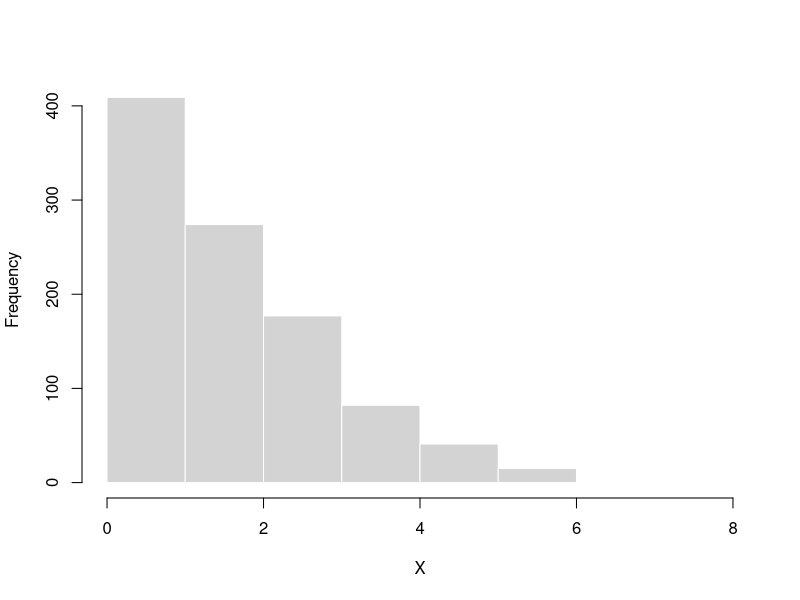
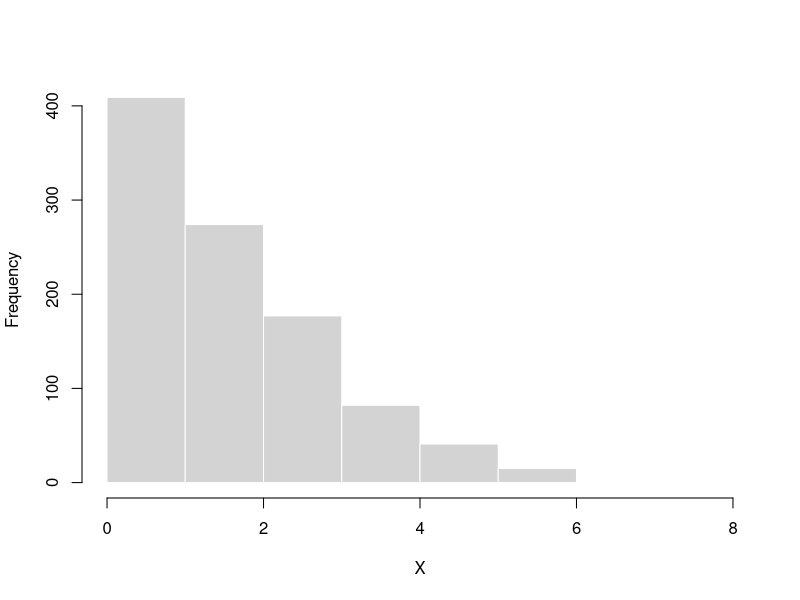
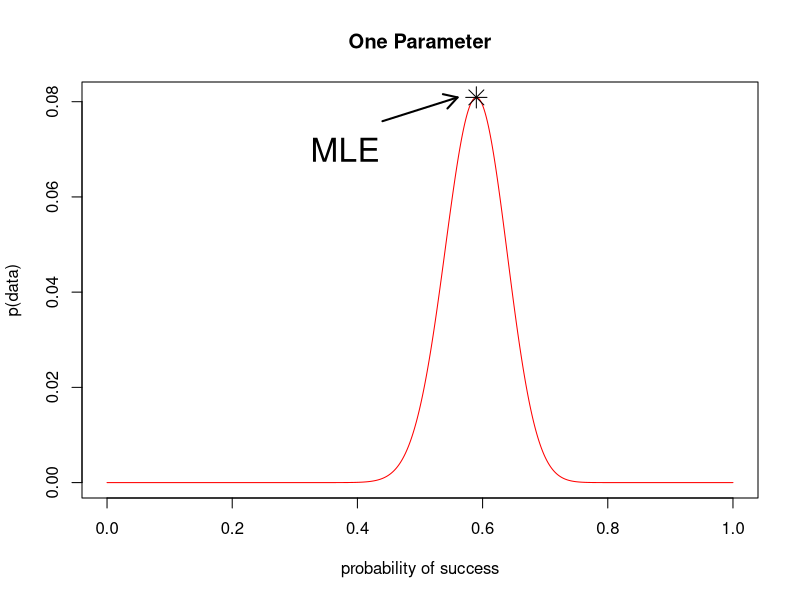
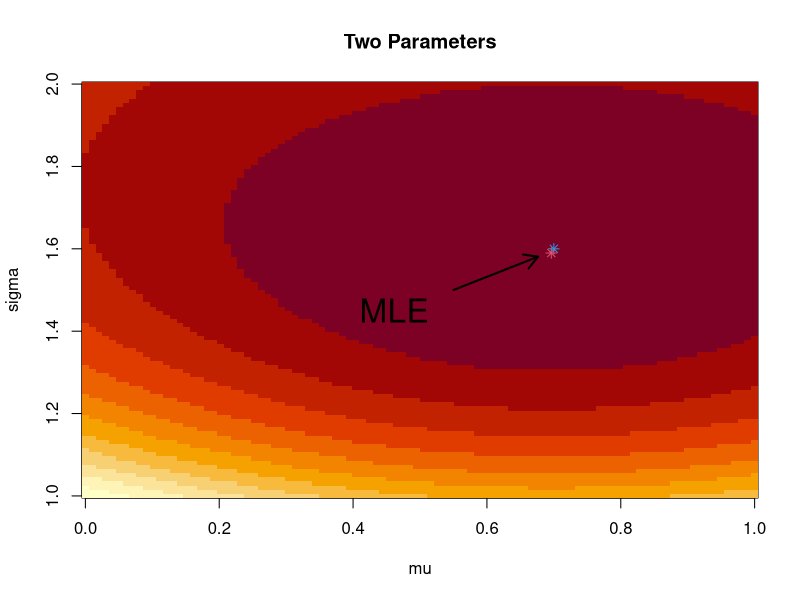

Recreate these plots in R, in order. (Note: this script raises an error after producing the figures.)
## ---- chunk 1
	set.seed(123)
	options(digits=5)
## ---- chunk 2
myprobs = rpois(n=1000, lambda=2)
hist(myprobs, breaks=10, border="white", xlab = "X", main="")
## ---- chunk 3

hist(myprobs, breaks=10, border="white", xlab = "X", main="")
## ---- chunk 4
l.binom <- function(p,n.heads){
	binom.prob <- dbinom(x=n.heads,size=100,prob=p)
	return(binom.prob)
}
p <- seq(0,1,length.out=1e3)
n.heads <- rbinom(1,100,0.6)
mle <- optimize(f = l.binom,n.heads=n.heads,lower=0,upper=1,maximum=TRUE)
plot(p,dbinom(x=n.heads,size=100,p=p),
	xlab="probability of success",ylab="p(data)",type='n',
	"main"="One Parameter")
	lines(p,dbinom(x=n.heads,size=100,p=p),col="red")
	points(mle$maximum,mle$objective,pch=8,cex=2)
	arrows(x0 = mle$maximum - 0.15,
		   x1 = mle$maximum - 0.03,
		   y0=mle$objective-0.005,
		   y1=mle$objective,length=0.15,lwd=2)
	text(x=mle$maximum - 0.21,y=mle$objective-0.011,labels="MLE",cex=2)
## ---- chunk 5
data <- rnorm(5e3,mean=0.7,sd=1.6)
grid.steps <- 100
mu.seq <- seq(0,1,length.out=grid.steps)
sd.seq <- seq(1,2,length.out=grid.steps)
lnL <- matrix(NA,nrow=grid.steps,ncol=grid.steps)
	for(i in 1:grid.steps){
		for(j in 1:grid.steps){
			lnL[i,j] <- sum(dnorm(data,
								  mean=mu.seq[i],
								  sd=sd.seq[j],log=TRUE))
		}
	}
l.norm <- function(pars,x){
	norm.prob <- -sum(dnorm(x=x,mean=pars[1],sd=pars[2],log=TRUE))
	return(norm.prob)
}
mle.pars <- optim(par=list("mu"=1,"sigma"=1),fn=l.norm,x=data)$par
image(z=lnL,x=mu.seq,y=sd.seq,xlab="mu",ylab="sigma","main"="Two Parameters")
	points(0.7,1.6,pch=8,col=4)
	points(mle.pars[1],mle.pars[2],pch=8,col=2)
arrows(x0 = 0.55,
	   x1 = mle.pars[1] - 0.02,
	   y0 = 1.5,
	   y1 = mle.pars[2] - 0.009,
	   length=0.15,lwd=2)
text(x=0.461,y=1.45,labels="MLE",cex=2)
	
## ---- chunk 6
	knitr::include_graphics("figs/markov_chain.001.jpeg")
## ---- chunk 7
	knitr::include_graphics("figs/markov_chain.002.jpeg")
## ---- chunk 8
	knitr::include_graphics("figs/markov_chain.003.jpeg")
## ---- chunk 9
	knitr::include_graphics("figs/markov_chain.004.jpeg")
## ---- chunk 10
	knitr::include_graphics("figs/frogmento.001.jpeg")
## ---- chunk 11
make.circle <- function(centerX,centerY,radius,fineness){
	# recover()
	coords <- matrix(c(centerX,centerY),nrow=fineness,ncol=2,byrow=TRUE)
	angles <- seq(0,2*pi,length.out=fineness)
	for(i in 1:fineness){
		coords[i,] <- coords[i,] + radius * c(cos(angles[i]),sin(angles[i]))
	}
	return(coords)
}

plot(0,xlim=c(-0.3,2.3),ylim=c(-0.3,2.3),type='n',xlab="",ylab="",asp=1,bty='n')
	lines(make.circle(1,1,1,100),lwd=3)
	rect(0,0,2,2,lwd=1)
## ---- chunk 12
point.in.circle <- function(z,circle.center,radius){
	pic <- ifelse(sqrt(sum((z - circle.center)^2)) < radius,
					TRUE,
					FALSE)
	return(pic)
}

n.reps <- 1e5
x.range <- c(0,2)
y.range <- c(0,2)
Z <- cbind(runif(n.reps,x.range[1],x.range[2]),
		   runif(n.reps,x.range[1],x.range[2]))
pic <- apply(Z,1,function(z){point.in.circle(z,c(1,1),1)})

for(i in seq(0,n.reps,length.out=51)){
	plot(0,xlim=c(-0.3,2.3),ylim=c(-0.3,2.3),type='n',xlab="",ylab="",asp=1,bty='n',
			main=sprintf("Area = %s",round(4*sum(pic[1:i])/i,5)))
		lines(make.circle(1,1,1,100),lwd=3)
		rect(0,0,2,2,lwd=1)
	points(Z[1:i,,drop=FALSE],col=pic[1:i]+1,pch=20,cex=0.2)
}
## ---- chunk 13
n <- 1e2
plot(0,type='n',xlab="no. replicates",ylab="estimated circle area",xlim=c(0,n),ylim=c(2.5,4.1))
	lines(4*cumsum(pic[1:n])/c(1:n),lwd=2)
	abline(h=pi,col=2,lty=2)
## ---- chunk 14
n <- 5e2
plot(0,type='n',xlab="no. replicates",ylab="estimated circle area",xlim=c(0,n),ylim=c(2.5,4.1))
	lines(4*cumsum(pic[1:n])/c(1:n),lwd=2)
	abline(h=pi,col=2,lty=2)
## ---- chunk 15
n <- 1e3
plot(0,type='n',xlab="no. replicates",ylab="estimated circle area",xlim=c(0,n),ylim=c(2.5,4.1))
	lines(4*cumsum(pic[1:n])/c(1:n),lwd=2)
	abline(h=pi,col=2,lty=2)
## ---- chunk 16
n <- 1e4
plot(0,type='n',xlab="no. replicates",ylab="estimated circle area",xlim=c(0,n),ylim=c(2.5,4.1))
	lines(4*cumsum(pic[1:n])/c(1:n),lwd=2)
	abline(h=pi,col=2,lty=2)
## ---- chunk 17
n <- n.reps
plot(0,type='n',xlab="no. replicates",ylab="estimated circle area",xlim=c(0,n),ylim=c(2.5,4.1))
	lines(4*cumsum(pic[1:n])/c(1:n),lwd=2)
	abline(h=pi,col=2,lty=2)
## ---- chunk 18
set.seed(123)
## ---- chunk 19
# simulate data
flips <- rbinom(n=1, size=10, prob=0.7)
## ---- chunk 20
# define a prior log probability function
ln.prior <- function(p){
	return(dunif(x=p, min=0, max=1, log=TRUE))
}
## ---- chunk 21
# define a log-likelihood function
ln.L <- function(flips,n,p){
	return(dbinom(x=flips, size=n, prob=p, log=TRUE))
}
## ---- chunk 22
# define a posterior probability function
ln.post <- function(flips,n,p){
	return(ln.L(flips,n,p) + ln.prior(p)) ##note that we can add because it's logs
}
## ---- chunk 23
	plot(0,xlim=c(0,1),ylim=c(-15,0),type='n',ylab="posterior probability",xlab="values of p")	
## ---- chunk 24
	plot(0,xlim=c(0,1),ylim=c(-15,0),type='n',ylab="posterior probability",xlab="values of p")
		p <- 0.2
		points(p,ln.post(flips,10,p),pch=19,cex=2)
## ---- chunk 25
	plot(0,xlim=c(0,1),ylim=c(-15,0),type='n',ylab="posterior probability",xlab="values of p")
		p.prime <- p + rnorm(1,0,0.1)
		points(p,ln.post(flips,10,p),pch=19,cex=2)
		points(p.prime,ln.post(flips,10,p.prime),pch=1,cex=2)
		R <- exp(ln.post(flips,10,p.prime) - ln.post(flips,10,p))
		u <- runif(1)
## ---- chunk 26
	mcmc.title <- sprintf("R = %s, u ~ U(0,1) = %s\n %s",round(R,4),round(u,4),ifelse(R>u,"R > u,    p <- p'","R < u,    p <- p"))
	accept <- R > u
	plot(0,xlim=c(0,1),ylim=c(-15,0),type='n',ylab="posterior probability",xlab="values of p",
		main=mcmc.title)
		points(p,ln.post(flips,10,p),pch=19,cex=2)
		points(p.prime,ln.post(flips,10,p.prime),pch=1,cex=2)
## ---- chunk 27
	plot(0,xlim=c(0,1),ylim=c(-15,0),type='n',ylab="posterior probability",xlab="values of p",
		main=mcmc.title)
		if(!accept){
			points(p,ln.post(flips,10,p),pch=19,cex=2)
		} else {
			points(p.prime,ln.post(flips,10,p.prime),pch=19,cex=2)
		}
	p <- ifelse(accept,p.prime,p)
## ---- chunk 28
	plot(0,xlim=c(0,1),ylim=c(-15,0),type='n',ylab="posterior probability",xlab="values of p")
		p.prime <- p + rnorm(1,0,0.1)
		points(p,ln.post(flips,10,p),pch=19,cex=2)
		points(p.prime,ln.post(flips,10,p.prime),pch=1,cex=2)
		R <- exp(ln.post(flips,10,p.prime) - ln.post(flips,10,p))
		u <- runif(1)
## ---- chunk 29
	mcmc.title <- sprintf("R = %s, u ~ U(0,1) = %s\n %s",round(R,4),round(u,4),ifelse(R>u,"R > u,    p <- p'","R < u,    p <- p"))
	accept <- R > u
	plot(0,xlim=c(0,1),ylim=c(-15,0),type='n',ylab="posterior probability",xlab="values of p",
		main=mcmc.title)
		points(p,ln.post(flips,10,p),pch=19,cex=2)
		points(p.prime,ln.post(flips,10,p.prime),pch=1,cex=2)
## ---- chunk 30
	plot(0,xlim=c(0,1),ylim=c(-15,0),type='n',ylab="posterior probability",xlab="values of p",
		main=mcmc.title)
		if(!accept){
			points(p,ln.post(flips,10,p),pch=19,cex=2)
		} else {
			points(p.prime,ln.post(flips,10,p.prime),pch=19,cex=2)
		}
	p <- ifelse(accept,p.prime,p)
## ---- chunk 31
binom.mcmc <- function(n.iter,flips,n,ylim,viz=TRUE){
	p.samples <- rep(NA,n.iter)
	if(viz){
		par(mar=c(1,4,1,1))
		layout(matrix(c(rep(1,5),rep(2,20)),nrow=5,ncol=5,byrow=TRUE))
	}
	p <- runif(1)
	post <- ln.post(flips,n,p)
	for(i in 1:n.iter){
		p.prime <- p + rnorm(1,0,0.05)
		post.prime <- -Inf
		if(is.finite(ln.prior(p.prime))){
			post.prime <- ln.post(flips,n,p.prime)
		}
		if(exp(post.prime-post) > runif(1)){
			p <- p.prime
		}
		p.samples[i] <- p
		if(viz){
			plot(0,xlim=c(1,n.iter),ylim=c(0,1),type='n',ylab="values of p")
				lines(1:i,p.samples[1:i])
			plot(0,xlim=c(0,1),ylim=ylim,type='n',ylab="posterior probability",xlab="values of p")
				points(p.samples[1:i],ln.post(flips,n,p.samples[1:i]),pch=20,col=adjustcolor(1,0.5))
		}
	}
	return(p.samples)
}
## ---- chunk 32
	tmp <- binom.mcmc(n.iter = 50,flips = flips,n = 10, ylim = c(-15,0))
## ---- chunk 33
	tmp <- binom.mcmc(n.iter = 500,flips = flips,n = 10, ylim = c(-15,0))
## ---- chunk 34
	p.samples <- binom.mcmc(n.iter = 5000,flips = flips,n = 10, ylim = c(-15,0),viz=FALSE)
	par(mar=c(1,4,1,1))
	layout(matrix(c(rep(1,5),rep(2,20)),nrow=5,ncol=5,byrow=TRUE))
	plot(0,xlim=c(1,length(p.samples)),ylim=c(0,1),type='n',ylab="values of p")
		lines(p.samples)
	plot(0,xlim=c(0,1),ylim=c(-15,0),type='n',ylab="posterior probability",xlab="values of p")
		points(p.samples,ln.post(flips,10,p.samples),pch=20,col=adjustcolor(1,0.01))
## ---- chunk 35
	p.samples <- binom.mcmc(n.iter = 5e5,flips = flips,n = 10, ylim = c(-15,0),viz=FALSE)
	par(mar=c(1,4,1,1))
	layout(matrix(c(rep(1,5),rep(2,20)),nrow=5,ncol=5,byrow=TRUE))
	plot(0,xlim=c(1,length(p.samples)),ylim=c(0,1),type='n',ylab="values of p")
		lines(p.samples)
	plot(0,xlim=c(0,1),ylim=c(-15,0),type='n',ylab="posterior probability",xlab="values of p")
		points(p.samples,ln.post(flips,10,p.samples),pch=20,col=adjustcolor(1,0.005))
## ---- chunk 36
	hist(p.samples,
			xlab="parameter estimates",
			ylab="frequency",
			main="posterior distribution of p",breaks=1e3)
## ---- chunk 37
	hist(p.samples,
			xlab="parameter estimates",
			ylab="frequency",
			main="posterior distribution of p",breaks=1e3)
		abline(v=quantile(p.samples,c(0.025,0.975)),col="red",lwd=3)
			text(0.15+quantile(p.samples,c(0.025,0.975))[1],100,col=2,label="95% \ncredible interval")
		abline(v=mean(p.samples),col="blue",lwd=3)
			text(-0.05+mean(p.samples),550,col="blue",label="mean")
		abline(v=p.samples[which.max(ln.post(flips,10,p.samples))],col="green",lwd=3)
			text(0.05+p.samples[which.max(ln.post(flips,10,p.samples))],550,col="green",label="MAP")
